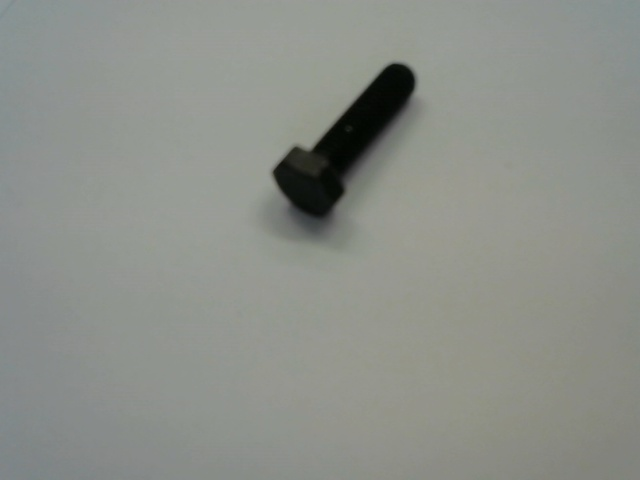
#> input picture Raw/Machine/image_110.jpg, 640 x 480 px, given as the content of the folder Raw/Plaster, which was not available
$ jupyter execute image_prep.ipynb   (text cells are left out)
#> lines starting #> are read from the running program, lines starting #| are printed output that depends on the picture; after the words box and inside, x2 and y2 are one past the last pixel; in counts of white or black regions, pixels touching at a corner belong together; pictures that were not available may be replaced by others from this repository, and a replacement may not be noted
[cell 1]
import cv2 as cv
import os
import numpy as np
import random

[cell 2]
input_folders = ["Raw/Plaster", "Raw/Machine", "Raw/Philips", "Raw/Torx"]
output_folders = ["Threshholds/Plaster", "Threshholds/Machine", "Threshholds/Philips", "Threshholds/Torx"]
dataset_train = ["Dataset/train/Plaster", "Dataset/train/Machine", "Dataset/train/Philips", "Dataset/train/Torx"]
dataset_val = ["Dataset/val/Plaster", "Dataset/val/Machine", "Dataset/val/Philips", "Dataset/val/Torx"]

for folder in output_folders + dataset_train + dataset_val:
    os.makedirs(folder, exist_ok=True)

[cell 3]
kernel = np.ones((9,9), np.uint8)

[cell 4]
for input_folder, output_folder, dataset_train, dataset_val in zip(input_folders, output_folders, dataset_train, dataset_val):
    for filename in os.listdir(input_folder):
        if filename.endswith((".jpg")):

            # Read the image from the dataset
            img_path = os.path.join(input_folder, filename)
            img = cv.imread(img_path)
#> img is the input picture: shape (480, 640, 3); mean B, G, R 137.5, 143.6, 140.2

            # Convert the image to grayscale
            gray = cv.cvtColor(img, cv.COLOR_BGR2GRAY)

            # Apply Gaussian blur before thresholding
            blurred = cv.GaussianBlur(gray, (5, 5), 0)

            # Apply a threshold to create a blob on the subject
            _, thresh = cv.threshold(blurred, 65, 255, cv.THRESH_BINARY_INV)
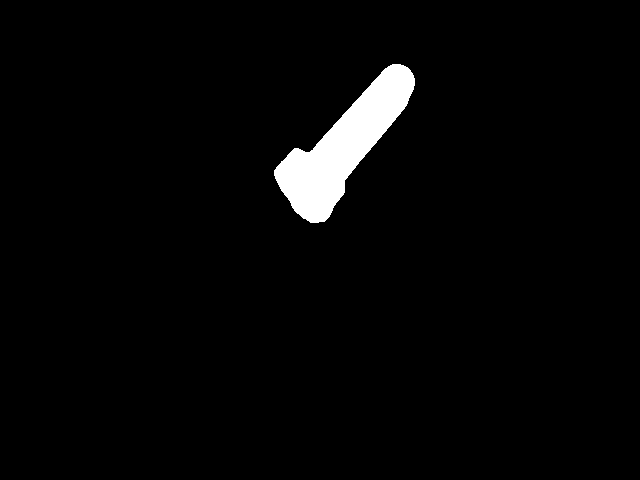
#> thresh: shape (480, 640); 2.8% white; 1 white region, box (x1, y1, x2, y2) and area: (274, 64, 415, 223) 8605

            # The dilation will be applied to ensure all parts of the screw remains
            dilated = cv.dilate(thresh, kernel, iterations=2)
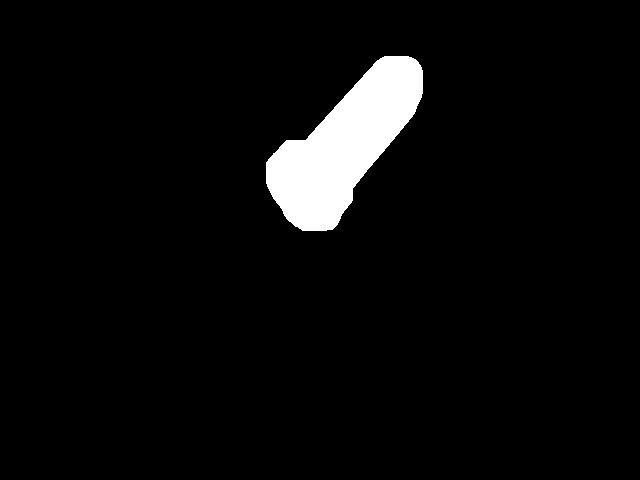
#> dilated: shape (480, 640); 4.5% white; 1 white region

            # Using contours, the blobs are detected
            contours, _ = cv.findContours(dilated, cv.RETR_EXTERNAL, cv.CHAIN_APPROX_SIMPLE)
#> contours = 1 contour; box (x1, y1, x2, y2) and area: (266, 56, 423, 231) 13483

            # Crop size
            crop_size = 256
            half_crop = crop_size // 2

            for i, contour in enumerate(contours):
                x, y, w, h = cv.boundingRect(contour)

                # Calculate the midpoint of the blob
                center_x = x + w // 2
                center_y = y + h // 2

                # Midpoint centering
                x_start = max(center_x - half_crop, 0)
                y_start = max(center_y - half_crop, 0)

                # Ensure the image boundaries aren't exceeded
                x_end = min(x_start + crop_size, img.shape[1])
                y_end = min(y_start + crop_size, img.shape[0])
                x_start = max(x_end - crop_size, 0)
                y_start = max(y_end - crop_size, 0)

                # Crop
                cropped = img[y_start:y_end, x_start:x_end]

                # Save the cropped image
                cropped_filename = f"{filename.split('.')[0]}_crop_{i}.png"

                if random.random() < 0.8:
                    cropped_path = os.path.join(dataset_train, cropped_filename)
                else:
                    cropped_path = os.path.join(dataset_val, cropped_filename)

                cv.imwrite(cropped_path, cropped)
#> this loop made 1 pass
#> (x, y, w, h, center_x, center_y) on pass 1: (266, 56, 157, 175, 344, 143)
#> pass 1, `cropped = img[y_start:y_end, x_start:x_end]`:
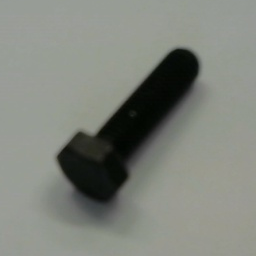
#> cropped: shape (256, 256, 3); mean B, G, R 124.5, 132.1, 128.6
